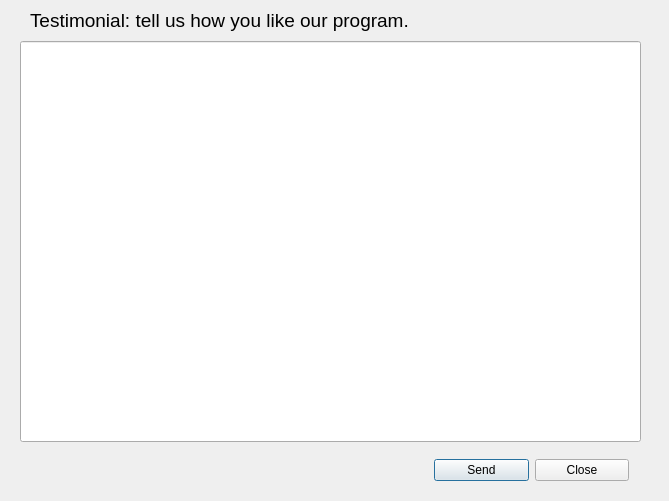
<?xml version="1.0" encoding="UTF-8"?>
<ui version="4.0">
 <class>Testimonial</class>
 <widget class="QDialog" name="Testimonial">
  <property name="geometry">
   <rect>
    <x>0</x>
    <y>0</y>
    <width>669</width>
    <height>501</height>
   </rect>
  </property>
  <property name="windowTitle">
   <string>Dialog</string>
  </property>
  <widget class="QLabel" name="label">
   <property name="geometry">
    <rect>
     <x>30</x>
     <y>5</y>
     <width>601</width>
     <height>30</height>
    </rect>
   </property>
   <property name="font">
    <font>
     <pointsize>14</pointsize>
    </font>
   </property>
   <property name="text">
    <string>Testimonial: tell us how you like our program.</string>
   </property>
  </widget>
  <widget class="QLineEdit" name="testimonialBox">
   <property name="geometry">
    <rect>
     <x>20</x>
     <y>41</y>
     <width>621</width>
     <height>401</height>
    </rect>
   </property>
   <property name="font">
    <font>
     <pointsize>12</pointsize>
    </font>
   </property>
   <property name="text">
    <string/>
   </property>
   <property name="maxLength">
    <number>32769</number>
   </property>
   <property name="alignment">
    <set>Qt::AlignLeading|Qt::AlignLeft|Qt::AlignTop</set>
   </property>
  </widget>
  <widget class="QWidget" name="">
   <property name="geometry">
    <rect>
     <x>434</x>
     <y>455</y>
     <width>195</width>
     <height>30</height>
    </rect>
   </property>
   <layout class="QHBoxLayout" name="horizontalLayout">
    <item>
     <widget class="QPushButton" name="sendButton">
      <property name="text">
       <string>Send</string>
      </property>
     </widget>
    </item>
    <item>
     <widget class="QPushButton" name="discardButton">
      <property name="text">
       <string>Close</string>
      </property>
     </widget>
    </item>
   </layout>
  </widget>
 </widget>
 <resources/>
 <connections/>
</ui>
